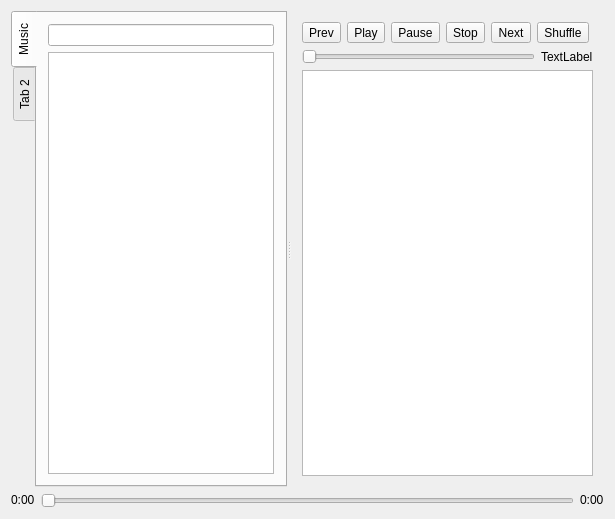
<?xml version="1.0" encoding="UTF-8"?>
<ui version="4.0">
 <class>MainWindow</class>
 <widget class="QMainWindow" name="MainWindow">
  <property name="geometry">
   <rect>
    <x>0</x>
    <y>0</y>
    <width>615</width>
    <height>519</height>
   </rect>
  </property>
  <property name="windowTitle">
   <string>Qupod: No track [stopped]</string>
  </property>
  <widget class="QWidget" name="centralWidget">
   <layout class="QVBoxLayout" name="verticalLayout_3">
    <item>
     <widget class="QSplitter" name="splitter">
      <property name="sizePolicy">
       <sizepolicy hsizetype="Expanding" vsizetype="MinimumExpanding">
        <horstretch>0</horstretch>
        <verstretch>0</verstretch>
       </sizepolicy>
      </property>
      <property name="orientation">
       <enum>Qt::Horizontal</enum>
      </property>
      <widget class="QTabWidget" name="tabWidget">
       <property name="sizePolicy">
        <sizepolicy hsizetype="Expanding" vsizetype="MinimumExpanding">
         <horstretch>0</horstretch>
         <verstretch>0</verstretch>
        </sizepolicy>
       </property>
       <property name="tabPosition">
        <enum>QTabWidget::West</enum>
       </property>
       <property name="currentIndex">
        <number>0</number>
       </property>
       <widget class="QWidget" name="tab">
        <attribute name="title">
         <string>Music</string>
        </attribute>
        <layout class="QVBoxLayout" name="verticalLayout">
         <item>
          <widget class="QLineEdit" name="treeSearchEdit"/>
         </item>
         <item>
          <widget class="QTreeView" name="treeView">
           <property name="contextMenuPolicy">
            <enum>Qt::CustomContextMenu</enum>
           </property>
           <property name="iconSize">
            <size>
             <width>16</width>
             <height>16</height>
            </size>
           </property>
           <property name="headerHidden">
            <bool>true</bool>
           </property>
          </widget>
         </item>
        </layout>
       </widget>
       <widget class="QWidget" name="tab_2">
        <attribute name="title">
         <string>Tab 2</string>
        </attribute>
       </widget>
      </widget>
      <widget class="QWidget" name="verticalLayoutWidget">
       <layout class="QVBoxLayout" name="verticalLayout_2">
        <item>
         <layout class="QHBoxLayout" name="horizontalLayout">
          <item>
           <widget class="QToolButton" name="prevBtn">
            <property name="text">
             <string>Prev</string>
            </property>
            <property name="iconSize">
             <size>
              <width>32</width>
              <height>32</height>
             </size>
            </property>
            <property name="popupMode">
             <enum>QToolButton::InstantPopup</enum>
            </property>
           </widget>
          </item>
          <item>
           <widget class="QToolButton" name="playBtn">
            <property name="text">
             <string>Play</string>
            </property>
            <property name="iconSize">
             <size>
              <width>32</width>
              <height>32</height>
             </size>
            </property>
            <property name="popupMode">
             <enum>QToolButton::InstantPopup</enum>
            </property>
           </widget>
          </item>
          <item>
           <widget class="QToolButton" name="pauseBtn">
            <property name="text">
             <string>Pause</string>
            </property>
            <property name="iconSize">
             <size>
              <width>32</width>
              <height>32</height>
             </size>
            </property>
            <property name="popupMode">
             <enum>QToolButton::InstantPopup</enum>
            </property>
           </widget>
          </item>
          <item>
           <widget class="QToolButton" name="stopBtn">
            <property name="text">
             <string>Stop</string>
            </property>
            <property name="iconSize">
             <size>
              <width>32</width>
              <height>32</height>
             </size>
            </property>
            <property name="popupMode">
             <enum>QToolButton::InstantPopup</enum>
            </property>
           </widget>
          </item>
          <item>
           <widget class="QToolButton" name="nextBtn">
            <property name="text">
             <string>Next</string>
            </property>
            <property name="iconSize">
             <size>
              <width>32</width>
              <height>32</height>
             </size>
            </property>
            <property name="popupMode">
             <enum>QToolButton::InstantPopup</enum>
            </property>
           </widget>
          </item>
          <item>
           <widget class="QToolButton" name="shuffleBtn">
            <property name="toolTip">
             <string>Shuffle</string>
            </property>
            <property name="text">
             <string>Shuffle</string>
            </property>
            <property name="iconSize">
             <size>
              <width>32</width>
              <height>32</height>
             </size>
            </property>
           </widget>
          </item>
          <item>
           <spacer name="horizontalSpacer">
            <property name="orientation">
             <enum>Qt::Horizontal</enum>
            </property>
            <property name="sizeHint" stdset="0">
             <size>
              <width>40</width>
              <height>20</height>
             </size>
            </property>
           </spacer>
          </item>
         </layout>
        </item>
        <item>
         <layout class="QHBoxLayout" name="horizontalLayout_2">
          <item>
           <widget class="QSlider" name="volumeSlider">
            <property name="maximum">
             <number>100</number>
            </property>
            <property name="orientation">
             <enum>Qt::Horizontal</enum>
            </property>
           </widget>
          </item>
          <item>
           <widget class="QLabel" name="volumeLbl">
            <property name="text">
             <string>TextLabel</string>
            </property>
           </widget>
          </item>
         </layout>
        </item>
        <item>
         <widget class="QTableView" name="tracksList">
          <property name="sizePolicy">
           <sizepolicy hsizetype="Expanding" vsizetype="MinimumExpanding">
            <horstretch>0</horstretch>
            <verstretch>0</verstretch>
           </sizepolicy>
          </property>
          <property name="contextMenuPolicy">
           <enum>Qt::CustomContextMenu</enum>
          </property>
          <property name="alternatingRowColors">
           <bool>true</bool>
          </property>
          <property name="selectionBehavior">
           <enum>QAbstractItemView::SelectRows</enum>
          </property>
          <property name="iconSize">
           <size>
            <width>32</width>
            <height>32</height>
           </size>
          </property>
          <property name="verticalScrollMode">
           <enum>QAbstractItemView::ScrollPerPixel</enum>
          </property>
          <property name="horizontalScrollMode">
           <enum>QAbstractItemView::ScrollPerPixel</enum>
          </property>
         </widget>
        </item>
       </layout>
      </widget>
     </widget>
    </item>
    <item>
     <layout class="QHBoxLayout" name="horizontalLayout_4">
      <item>
       <widget class="QLabel" name="beforeLbl">
        <property name="sizePolicy">
         <sizepolicy hsizetype="Preferred" vsizetype="Maximum">
          <horstretch>0</horstretch>
          <verstretch>0</verstretch>
         </sizepolicy>
        </property>
        <property name="text">
         <string>0:00</string>
        </property>
       </widget>
      </item>
      <item>
       <widget class="QSlider" name="slider">
        <property name="sizePolicy">
         <sizepolicy hsizetype="MinimumExpanding" vsizetype="Fixed">
          <horstretch>0</horstretch>
          <verstretch>0</verstretch>
         </sizepolicy>
        </property>
        <property name="maximum">
         <number>1000</number>
        </property>
        <property name="orientation">
         <enum>Qt::Horizontal</enum>
        </property>
       </widget>
      </item>
      <item>
       <widget class="QLabel" name="afterLbl">
        <property name="sizePolicy">
         <sizepolicy hsizetype="Preferred" vsizetype="Maximum">
          <horstretch>0</horstretch>
          <verstretch>0</verstretch>
         </sizepolicy>
        </property>
        <property name="text">
         <string>0:00</string>
        </property>
       </widget>
      </item>
     </layout>
    </item>
   </layout>
  </widget>
  <widget class="QMenuBar" name="menuBar">
   <property name="geometry">
    <rect>
     <x>0</x>
     <y>0</y>
     <width>615</width>
     <height>23</height>
    </rect>
   </property>
  </widget>
  <action name="actionShuffle">
   <property name="checkable">
    <bool>true</bool>
   </property>
   <property name="icon">
    <iconset resource="qupod.qrc">
     <normaloff>:/icons/shuffle</normaloff>:/icons/shuffle</iconset>
   </property>
   <property name="text">
    <string>Shuffle</string>
   </property>
   <property name="toolTip">
    <string>Shuffle</string>
   </property>
  </action>
  <action name="actionNext">
   <property name="icon">
    <iconset resource="qupod.qrc">
     <normaloff>:/icons/skip_forward</normaloff>:/icons/skip_forward</iconset>
   </property>
   <property name="text">
    <string>Next</string>
   </property>
   <property name="toolTip">
    <string>Next</string>
   </property>
  </action>
  <action name="actionPrevious">
   <property name="icon">
    <iconset resource="qupod.qrc">
     <normaloff>:/icons/skip_backward</normaloff>:/icons/skip_backward</iconset>
   </property>
   <property name="text">
    <string>Previous</string>
   </property>
   <property name="toolTip">
    <string>Previous</string>
   </property>
  </action>
  <action name="actionStop">
   <property name="icon">
    <iconset resource="qupod.qrc">
     <normaloff>:/icons/stop</normaloff>:/icons/stop</iconset>
   </property>
   <property name="text">
    <string>Stop</string>
   </property>
   <property name="toolTip">
    <string>Stop</string>
   </property>
  </action>
  <action name="actionPlay">
   <property name="icon">
    <iconset resource="qupod.qrc">
     <normaloff>:/icons/play</normaloff>:/icons/play</iconset>
   </property>
   <property name="text">
    <string>Play</string>
   </property>
   <property name="toolTip">
    <string>Play</string>
   </property>
  </action>
  <action name="actionPause">
   <property name="icon">
    <iconset resource="qupod.qrc">
     <normaloff>:/icons/pause</normaloff>:/icons/pause</iconset>
   </property>
   <property name="text">
    <string>Pause</string>
   </property>
   <property name="toolTip">
    <string>Pause</string>
   </property>
  </action>
  <action name="actionExit">
   <property name="icon">
    <iconset resource="qupod.qrc">
     <normaloff>:/icons/exit</normaloff>:/icons/exit</iconset>
   </property>
   <property name="text">
    <string>Exit</string>
   </property>
   <property name="toolTip">
    <string>Exit</string>
   </property>
  </action>
 </widget>
 <layoutdefault spacing="6" margin="11"/>
 <resources>
  <include location="qupod.qrc"/>
 </resources>
 <connections/>
</ui>
